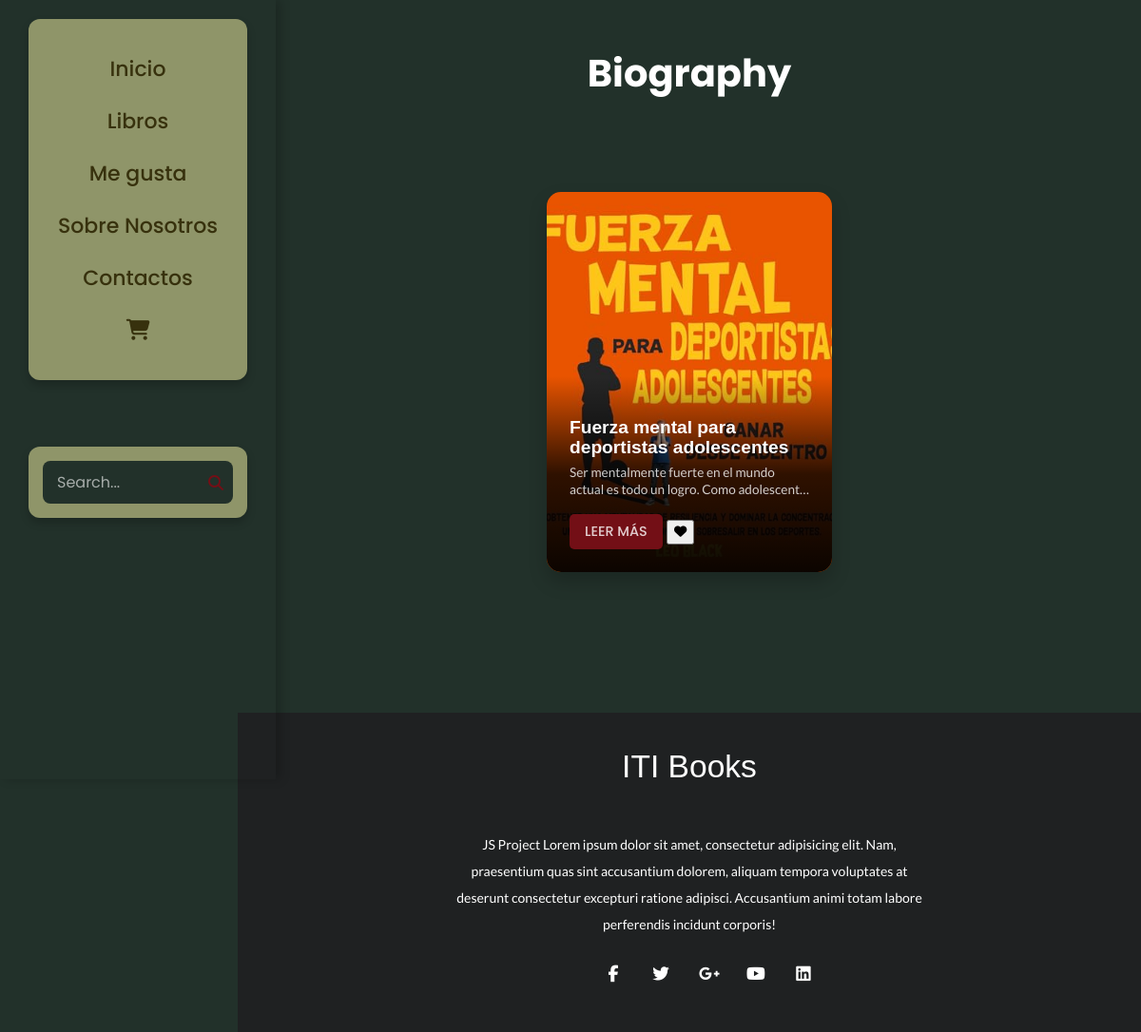
Page /Project/category/sports.php on the committed database.
### tables this page shows
CREATE TABLE Libros (
    IDLibro INT PRIMARY KEY AUTO_INCREMENT,
    Titulo VARCHAR(100) NOT NULL,
    Autor VARCHAR(100) NOT NULL,
    Narrador VARCHAR(100),
    Duracion TIME,
    FechaPublicacion DATE,
    Descripcion TEXT,
    RutaAudio VARCHAR(255),
    RutaPortada VARCHAR(255),
    Precio DECIMAL(10, 2),
    EsGratuito BOOLEAN DEFAULT FALSE
);

### Project/Controlador/CLibros.php (called while the page is built, shortened)
<?php
class CLibros {
    public $conexion;
    public function __construct() {
        $this->conexion = new Conexion();
    }
    public function obtenerLibrosPorGenero($nombreGenero) {
        try {
            $conn = $this->conexion->getcon();
            $stmt = $conn->prepare("
                SELECT l.*
                FROM Libros l
                JOIN LibroGenero lg ON l.IDLibro = lg.IDLibro
                JOIN Generos g ON lg.IDGenero = g.IDGenero
                WHERE g.NombreGenero = ?
            ");
            $stmt->bindParam(1, $nombreGenero, PDO::PARAM_STR);
            $stmt->execute();
            return $stmt->fetchAll(PDO::FETCH_ASSOC);
        } catch (PDOException $e) {
            error_log("Error al obtener libros por género: " . $e->getMessage());
            return [];
        }
    }
}

### Project/category/sports.php (the view, shortened to what this page needs)
<?php
require_once '../Controlador/CLibros.php';
$controladorLibros = new CLibros();
$libros = $controladorLibros->obtenerLibrosPorGenero('Deportes');
?>
<!DOCTYPE html>
<html lang="es">
<head>
 <link rel="stylesheet" href="../style/Style.css">
</head>
  <body <?php
    echo 'data-user-logged-in="' . (isset($_SESSION['usuario']) ? 'true' : 'false') . '" ';
    echo 'data-user-id="' . (isset($_SESSION['usuario']) ? $_SESSION['usuario']['IDUsuario'] : '') . '"';
  ?>>
 <header id="header">
  <div id="nav">
    <div class="topnav" id="myTopnav">
      <a href="../Home.php">Inicio</a>
      <a href="../BooksPage.php">Libros</a>
      <a href="../likes.php">Me gusta</a>
      <a href="../aboutus.php">Sobre Nosotros</a>
      <a href="../contact.php">Contactos</a>
      <a href="../final cart/cart.php"><i class="fa-solid fa-cart-shopping"></i></a>
    </div>
    <div class="search-container">
      <input type="text" name="search" id="searchInput" placeholder="Search..." class="search-input">
      <a href="#" class="search-btn">
      <i class="fas fa-search" aria-hidden="true"></i>
      </a>
    </div>
</div>
</header>
    <h1>Biography</h1>
    <div id="container">
        <?php foreach ($libros as $libro): ?>
            <div class="card">
                <img class="card__background" src="<?php echo '../' . $libro['RutaPortada']; ?>" alt="<?php echo htmlspecialchars($libro['Titulo']); ?>">
                <div class="card__content">
                    <div class="card__content--container">
                        <h3 class="card__title"><?php echo htmlspecialchars($libro['Titulo']); ?></h3>
                        <p class="card__description"><?php echo htmlspecialchars($libro['Descripcion']); ?></p>
                    </div>
                    <div class="liked_books">
                        <button class="card__button">
                            <a href="../detalleLibro.php?id=<?php echo $libro['IDLibro']; ?>">LEER MÁS</a>
                        </button>
                        <button class="like-button" data-book-id="<?php echo $libro['IDLibro']; ?>">
                            <i class="fas fa-heart <?php echo $esFavorito ? 'liked' : ''; ?>"></i>
                        </button>
                    </div>
                </div>
            </div>
        <?php endforeach; ?>
    </div>
<footer>
  <div class="footer-content">
    <h3>ITI Books</h3>
    <p>JS Project
        Lorem ipsum dolor sit amet, consectetur adipisicing elit. Nam, praesentium quas sint accusantium dolorem, aliquam tempora voluptates at deserunt consectetur excepturi ratione adipisci. Accusantium animi totam labore perferendis incidunt corporis!
    </p>
    <ul class="socials">
      <li><a href="#"><i class="fa fa-facebook" aria-hidden="true"></i></a></li>
      <li><a href="#"><i class="fa fa-twitter" aria-hidden="true"></i></a></li>
      <li><a href="#"><i class="fa fa-google-plus" aria-hidden="true"></i></a></li>
      <li><a href="#"><i class="fa fa-youtube" aria-hidden="true"></i></a></li>
      <li><a href="#"><i class="fa fa-linkedin-square" aria-hidden="true"></i></a></li>
    </ul>
  </div>
</footer>
</body>
</html>

### Project/style/Style.css (style rules this page uses)
* { font-family: 'Poppins', sans-serif; }
body { background: #22312A; overflow-x: hidden; padding-left: 250px; }
#nav { width: 250px; background-color: transparent; display: flex; flex-direction: column; align-items: center; height: 100vh; position: fixed; top: 0; left: 0; box-shadow: 5px 0px 10px rgba(0,0,0,0.2); }
.topnav { text-align: center; background-color: #8F9569; margin:20%; width: 80%; padding: 20px 15px; border-radius: 12px; box-shadow: 0 5px 10px rgba(0,0,0,0.2); margin-top: 10px; }
.topnav a { color: #37310D; font-size: 22px; font-weight: 500; list-style: none; margin: 10px 0px; padding: 6px 0; text-decoration: none; cursor: pointer; display: block; }
.search-container { position: relative; background: #8F9569; padding: 15px; border-radius: 12px; width: 80%; margin: 20px auto; box-shadow: 0 5px 10px rgba(0,0,0,0.2); transition: all 0.3s ease; }
.search-input { width: 100%; padding: 10px 40px 10px 15px; border: none; border-radius: 8px; background: #22312A; color: #ffffff; font-size: 16px; transition: all 0.3s ease; }
.search-input::placeholder { color: rgba(255, 255, 255, 0.6); }
.search-btn { position: absolute; right: 25px; top: 50%; transform: translateY(-50%); color: #730F16; cursor: pointer; transition: all 0.3s ease; }
a { text-decoration: none; color: rgba(255, 255, 255, 0.8); }
h1 { text-align: center; color: white; font-size: 40px; padding: 20px; }
#container { display: flex; flex-wrap: wrap; justify-content: center; gap: 2rem; padding: 2rem; width: 90%; margin: 0 auto; }
:root { --brand-color: #730F16; --black: hsl(0, 0%, 0%); --white: hsl(0, 0%, 100%); --font-title: "Montserrat", sans-serif; --font-text: "Lato", sans-serif; }
body, h2, p { margin: 0; }
body { display: grid; place-items: center; height: 100vh; }
h3 { font-size: 2rem; font-family: var(--font-title); color: var(--white); line-height: 1.1; }
p { font-family: var(--font-text); font-size: 1rem; line-height: 1.5; color: var(--white); }
.card { position: relative; width: 300px; height: 400px; border-radius: 15px; overflow: hidden; box-shadow: 0 10px 20px rgba(0, 0, 0, 0.2); transition: all 0.3s ease; background: #37310D; margin: 1rem; }
.card__background { width: 100%; height: 100%; object-fit: cover; position: absolute; top: 0; left: 0; }
.card__content { position: absolute; bottom: 0; left: 0; right: 0; background: linear-gradient( to top, rgba(0, 0, 0, 0.95) 0%, rgba(0, 0, 0, 0.8) 50%, transparent 100% ); padding: 1.5rem; display: flex; flex-direction: column; height: auto; transform: none; }
.card__content--container { flex: 1; overflow: hidden; margin-bottom: 0.5rem; }
.card__title { color: white; font-size: 1.2rem; margin-bottom: 0.5rem; font-weight: 600; display: -webkit-box; -webkit-line-clamp: 2; -webkit-box-orient: vertical; overflow: hidden; }
.card__description { color: rgba(255, 255, 255, 0.8); font-size: 0.85rem; display: -webkit-box; -webkit-line-clamp: 2; -webkit-box-orient: vertical; overflow: hidden; text-overflow: ellipsis; line-height: 1.3; margin-bottom: 0.5rem; }
.card__button { padding: 0.5rem 1rem; background: #730F16; border: none; border-radius: 5px; transition: none; color: white; text-decoration: none; font-size: 0.9rem; font-weight: 500; display: inline-block; cursor: pointer; opacity: 1; transform: none; }
:root { --marquee-width: 80vw; --marquee-height: 20vh; --marquee-elements-displayed: 5; --marquee-element-width: calc(var(--marquee-width) / var(--marquee-elements-displayed)); --marquee-animation-duration: calc(var(--marquee-elements) * 3s); }
footer { background: #1F2122; height: auto; color: white; text-align: center; margin: auto; margin-top: 100px; width: 100%; }
.footer-content { display: flex; align-items: center; justify-content: center; flex-direction: column; text-align: center; }
.footer-content h3 { font-size: 2.1rem; font-weight: 500; text-transform: capitalize; line-height: 3rem; }
.footer-content p { max-width: 500px; margin: 10px auto; line-height: 28px; font-size: 14px; color: white; }
.socials { list-style: none; display: flex; align-items: center; justify-content: center; margin: 1rem 0 3rem 0; }
.socials li { margin: 0 10px; }
.socials a { text-decoration: none; color: white; padding: 5px; border-radius: 50%; }
.socials a i { font-size: 1.1rem; width: 20px; transition: color .4s ease; }
.search-container { display: flex; align-items: center; }
#nav { display: flex; align-items: center; padding: 10px 20px; }

### rows in the picture
libros: RutaPortada (picture), Titulo "Fuerza mental para deportistas adolescentes", Descripcion "Ser mentalmente fuerte en el mundo actual es todo un logro. Como…"
